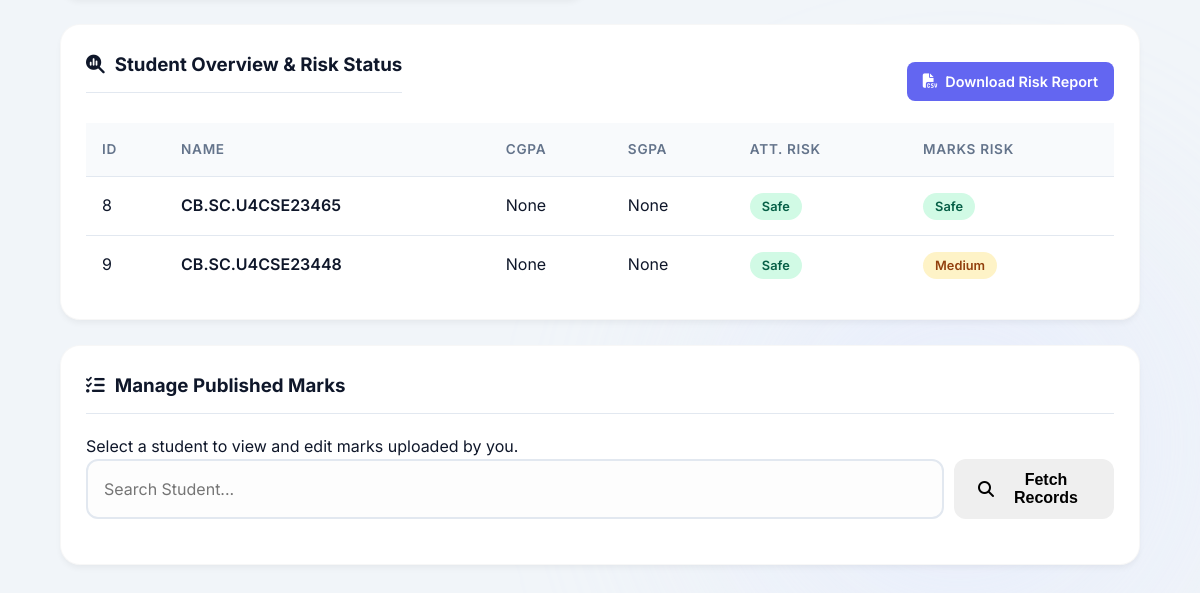
The app's page /faculty/dashboard (signed in, lower part), older data.
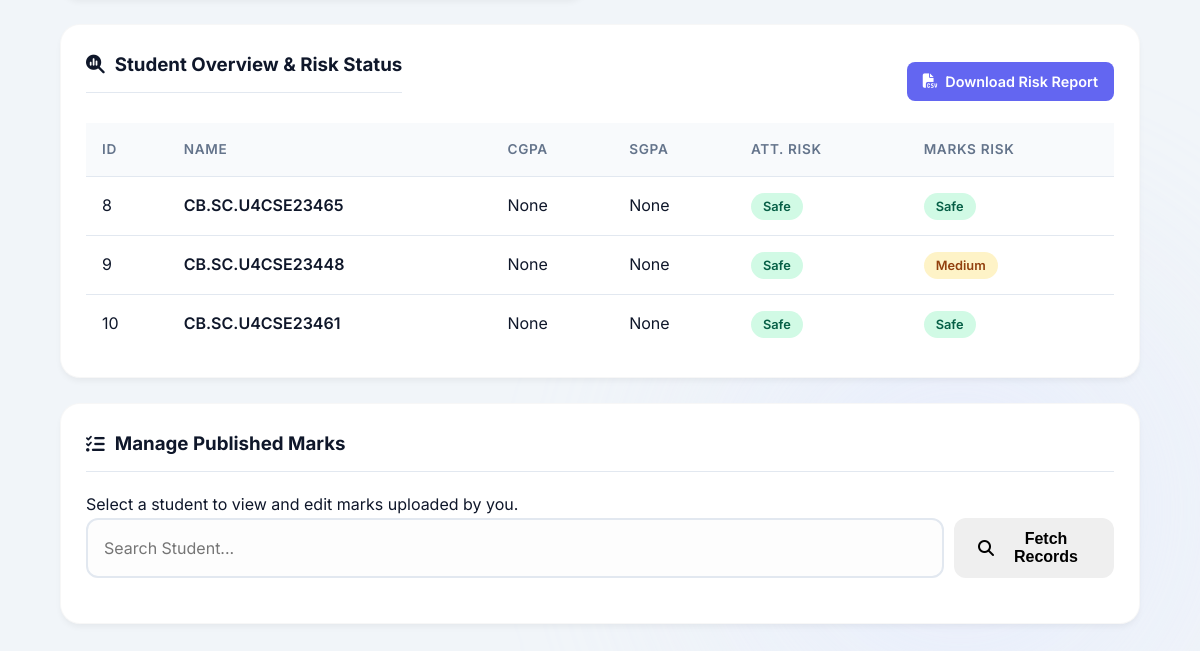
The same page, newer data.
### models.py (models this page shows)
class User(UserMixin, db.Model):
    id = db.Column(db.Integer, primary_key=True)
    username = db.Column(db.String(150), unique=True, nullable=False)
    password_hash = db.Column(db.String(256), nullable=False)
    role = db.Column(db.String(20), nullable=False)  # 'admin', 'faculty', 'student'
    email = db.Column(db.String(150)) # New: For MFA
    subject = db.Column(db.String(100)) # New: Assigned Subject for Faculty
    failed_login_attempts = db.Column(db.Integer, default=0)
    lockout_until = db.Column(db.DateTime, nullable=True)
    profile = db.relationship('StudentProfile', backref='user', uselist=False, cascade="all, delete-orphan")
    academic_records = db.relationship('AcademicRecord', backref='student', lazy=True)
    attendance_records = db.relationship('Attendance', backref='student', lazy=True)
    mentoring_logs = db.relationship('MentoringLog', foreign_keys='MentoringLog.student_id', backref='student_ref', lazy=True)

class StudentProfile(db.Model):
    id = db.Column(db.Integer, primary_key=True)
    user_id = db.Column(db.Integer, db.ForeignKey('user.id'), unique=True, nullable=False)
    full_name = db.Column(db.String(150))
    degree = db.Column(db.String(50)) # e.g. B.Tech
    branch = db.Column(db.String(50)) # e.g. CSE
    course = db.Column(db.String(50)) # Keeping for backward compat, or alias to Degree
    semester = db.Column(db.Integer)
    semester = db.Column(db.Integer)
    section = db.Column(db.String(10)) # New: Class Section (e.g. 'A', 'B')
    cgpa = db.Column(db.Float)
    sgpa = db.Column(db.Text, default="0.0")
    current_sgpa = db.Column(db.Float)
    email = db.Column(db.String(150))
    contact = db.Column(db.String(20))
    roll_no = db.Column(db.String(20))
    dob = db.Column(db.String(20))
    blood_group = db.Column(db.String(5))
    profile_pic = db.Column(db.String(255), default='default_avatar.png')
    parent_email = db.Column(db.String(150))
    risk_attendance = db.Column(db.String(20), default='Safe')
    risk_marks = db.Column(db.String(20), default='Safe')
    grace_marks = db.Column(db.Float, default=0.0)
    advisor_remarks = db.Column(db.Text)

### routes/faculty_routes.py (the view)
@faculty_bp.route('/dashboard')
@login_required
@role_required('faculty')
def dashboard():
    students = User.query.filter_by(role='student').all()
    student_data = []
    for s in students:
        profile = StudentProfile.query.filter_by(user_id=s.id).first()
        risk = "Safe"
        risk_att = "Safe"
        risk_marks = "Safe"
        if profile:
            risk_att = profile.risk_attendance
            risk_marks = profile.risk_marks
            if risk_att == 'High' or risk_marks == 'High':
                risk = "High"
            elif risk_att == 'Medium' or risk_marks == 'Medium':
                risk = "Medium"
        else:
            risk = "Unknown"
        student_data.append({
            'id': s.id,
            'username': s.username,
            'full_name': profile.full_name if profile else "Unknown",
            'cgpa': profile.cgpa if profile else 0.0,
            'sgpa': profile.current_sgpa if profile else 0.0,
            'risk': risk,
            'risk_att': risk_att, # Pass individual risks
            'risk_marks': risk_marks,
            'profile_id': profile.id if profile else None
        })
    return render_template('faculty_dashboard.html', students=student_data)

### utils/auth.py (called while the page is built)
def role_required(*roles):
    def decorator(f):
        @wraps(f)
        def decorated_function(*args, **kwargs):
            if not current_user.is_authenticated:
                return redirect(url_for('auth.login'))
            if current_user.role not in roles:
                abort(403)
            return f(*args, **kwargs)
        return decorated_function
    return decorator

### templates/faculty_dashboard.html (shortened to what this page needs)
{% extends "base.html" %}
{% block content %}
<div class="dashboard-container">
    <div class="dashboard-grid">
        <div class="card full-width">
            <div style="display:flex; justify-content:space-between; align-items:center;">
                <h3><i class="fa-solid fa-magnifying-glass-chart"></i> Student Overview & Risk Status</h3>
                <a href="{{ url_for('faculty.export_subject_report') }}" class="btn btn-sm"
                    style="background:var(--primary); color:white;">
                    <i class="fa-solid fa-file-csv"></i> Download Risk Report
                </a>
            </div>
            <div style="overflow-x:auto;">
                <table class="data-table">
                    <thead>
                        <tr>
                            <th>ID</th>
                            <th>Name</th>
                            <th>CGPA</th>
                            <th>SGPA</th>
                            <th>Att. Risk</th>
                            <th>Marks Risk</th>
                        </tr>
                    </thead>
                    <tbody>
                        {% for s in students %}
                        <tr>
                            <td>{{ s.id }}</td>
                            <td style="font-weight:600;">{{ s.username }}</td>
                            <td>{{ s.cgpa }}</td>
                            <td>{{ s.sgpa }}</td>
                            <td>
                                <span
                                    class="badge {% if s.risk_att == 'High' %}error{% elif s.risk_att == 'Medium' %}warning{% else %}success{% endif %}">
                                    {{ s.risk_att }}
                                </span>
                            </td>
                            <td>
                                <span
                                    class="badge {% if s.risk_marks == 'High' %}error{% elif s.risk_marks == 'Medium' %}warning{% else %}success{% endif %}">
                                    {{ s.risk_marks }}
                                </span>
                            </td>
                        </tr>
                        {% endfor %}
                    </tbody>
                </table>
            </div>
        </div>
        <div class="card full-width">
            <h3><i class="fa-solid fa-list-check"></i> Manage Published Marks</h3>
            <p class="text-muted">Select a student to view and edit marks uploaded by you.</p>
            <form action="{{ url_for('faculty.manage_marks') }}" method="POST" style="margin-bottom: 20px;">
                <div class="form-group" style="display:flex; gap:10px;">
                    <input list="students_list" name="student_id" placeholder="Search Student..." required
                        style="flex-grow:1;">
                    <button type="submit" class="btn icon-btn"><i class="fa-solid fa-search"></i> Fetch Records</button>
                </div>
            </form>
        </div>
    </div>
</div>
{% endblock %}

Row changes from the older to the newer data that the page shows:
added User: username "CB.SC.U4CSE23461"
added StudentProfile: risk_att "Safe", risk_marks "Safe"
Text that changed along with them:
new list line: "10 None None"
